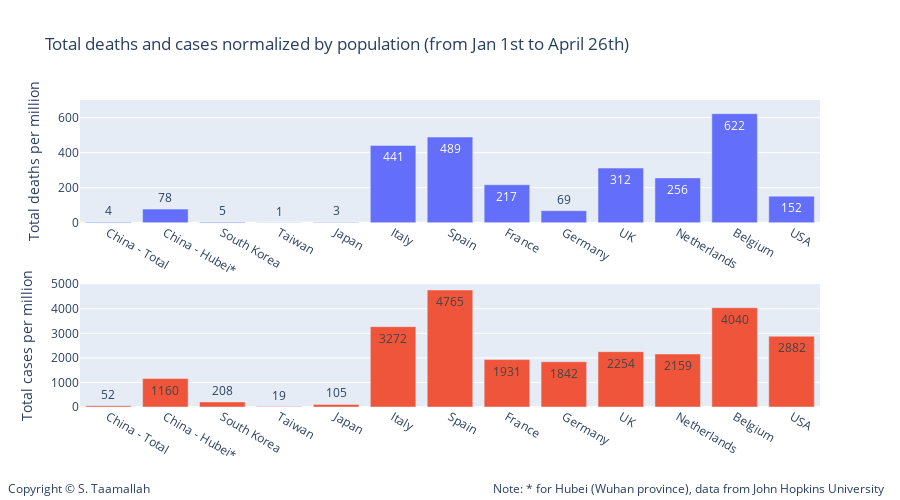

The cell this chart's notebook holds for it:
### Code cell
#df_dict = pd.DataFrame.from_dict(Dict_deaths_normalized_by_pop)
import plotly.express as px
import plotly.graph_objects as go

data=[go.Bar(
            x=list(Dict_deaths_normalized_by_pop.keys()), y=list(Dict_deaths_normalized_by_pop.values()),
            text=list(Dict_deaths_normalized_by_pop.values()),
            textposition='auto',showlegend=False,),
      go.Bar(
            x=list(Dict_cases_normalized_by_pop.keys()), y=list(Dict_cases_normalized_by_pop.values()),
            text=list(Dict_cases_normalized_by_pop.values()),
            textposition='auto',
            xaxis='x3',
            yaxis='y5',
            showlegend=False)
     ]

layout = go.Layout(
    title='Total deaths and cases normalized by population (from Jan 1st to April 26th)',
    legend=dict(x=.1, y=1.15, orientation="h"), 
    width=900,
    height=500,
    
    annotations=[
        dict(
            x=1.09,
            y=-0.3,
            showarrow=False,
            text='Note: * for Hubei (Wuhan province), data from John Hopkins University',
            xref='paper',
            yref='paper'
        ),
        
        dict(
            x=-0.1,
            y=-0.3,
            showarrow=False,
            text='Copyright © S. Taamallah ',
            xref='paper',
            yref='paper'
        )
    ],
    
    # Top left
    xaxis=dict(
        title='',
        domain=[0, 1],
        range=['2020-01-15', '2020-04-15'],
    ),
    yaxis=dict(
        title='Total deaths per million',
        #type='log',
        range=[0,700],
        domain=[0.6, 1],
        anchor='x'
    ),
    yaxis2=dict(
        title = 'Total deaths per million',
        #type='log',
        range=[0,5000],
        overlaying='y',
        side='right'
    ),
    

    # middle left
    xaxis3=dict(
        title='',
        range=['2020-01-15', '2020-04-15'],
        domain=[0, 1],
        anchor='y5'
    ),
    yaxis5=dict(
        #type='log',
        title = 'Total cases per million',
        domain=[0, 0.4],
        range=[0,5000],
        anchor='x3'
    ),
    yaxis6=dict(
        title = 'Total cases per million',
        domain=[0.375, 0.625],
        overlaying='y5',
        range=[-600,600],
        side='right',
        anchor='x3'
    ),
   
)

fig = go.Figure(data=data, layout=layout)

fig.show()

from plotly.offline import plot
plot(fig, filename="STaamallah_covid19_analysis_chart_7_20200426.html", auto_open = False)

### Figure 1 — Plotly figure (JSON) as saved in the notebook; plotly's stock layout.template omitted (floating-point values rounded to 4 significant figures)
{"data": [{"showlegend": false, "text": ["4", "78", "5", "1", "3", "441", "489", "217", "69", "312", "256", "622", "152"], "textposition": "auto", "type": "bar", "x": ["China - Total", "China - Hubei*", "South Korea", "Taiwan", "Japan", "Italy", "Spain", "France", "Germany", "UK", "Netherlands", "Belgium", "USA"], "y": [4, 78, 5, 1, 3, 441, 489, 217, 69, 312, 256, 622, 152]}, {"showlegend": false, "text": ["52", "1160", "208", "19", "105", "3272", "4765", "1931", "1842", "2254", "2159", "4040", "2882"], "textposition": "auto", "type": "bar", "x": ["China - Total", "China - Hubei*", "South Korea", "Taiwan", "Japan", "Italy", "Spain", "France", "Germany", "UK", "Netherlands", "Belgium", "USA"], "xaxis": "x3", "y": [52, 1160, 208, 19, 105, 3272, 4765, 1931, 1842, 2254, 2159, 4040, 2882], "yaxis": "y5"}], "layout": {"annotations": [{"showarrow": false, "text": "Note: * for Hubei (Wuhan province), data from John Hopkins University", "x": 1.09, "xref": "paper", "y": -0.3, "yref": "paper"}, {"showarrow": false, "text": "Copyright © S. Taamallah ", "x": -0.1, "xref": "paper", "y": -0.3, "yref": "paper"}], "height": 500, "legend": {"orientation": "h", "x": 0.1, "y": 1.15}, "title": {"text": "Total deaths and cases normalized by population (from Jan 1st to April 26th)"}, "width": 900, "xaxis": {"autorange": true, "domain": [0, 1], "range": [-0.5, 12.5], "title": {"text": ""}, "type": "category"}, "xaxis3": {"anchor": "y5", "autorange": true, "domain": [0, 1], "range": [-0.5, 12.5], "title": {"text": ""}, "type": "category"}, "yaxis": {"anchor": "x", "domain": [0.6, 1], "range": [0, 700], "title": {"text": "Total deaths per million"}, "type": "linear"}, "yaxis2": {"overlaying": "y", "range": [0, 5000], "side": "right", "title": {"text": "Total deaths per million"}}, "yaxis5": {"anchor": "x3", "domain": [0, 0.4], "range": [0, 5000], "title": {"text": "Total cases per million"}, "type": "linear"}, "yaxis6": {"anchor": "x3", "domain": [0.375, 0.625], "overlaying": "y5", "range": [-600, 600], "side": "right", "title": {"text": "Total cases per million"}}}}
